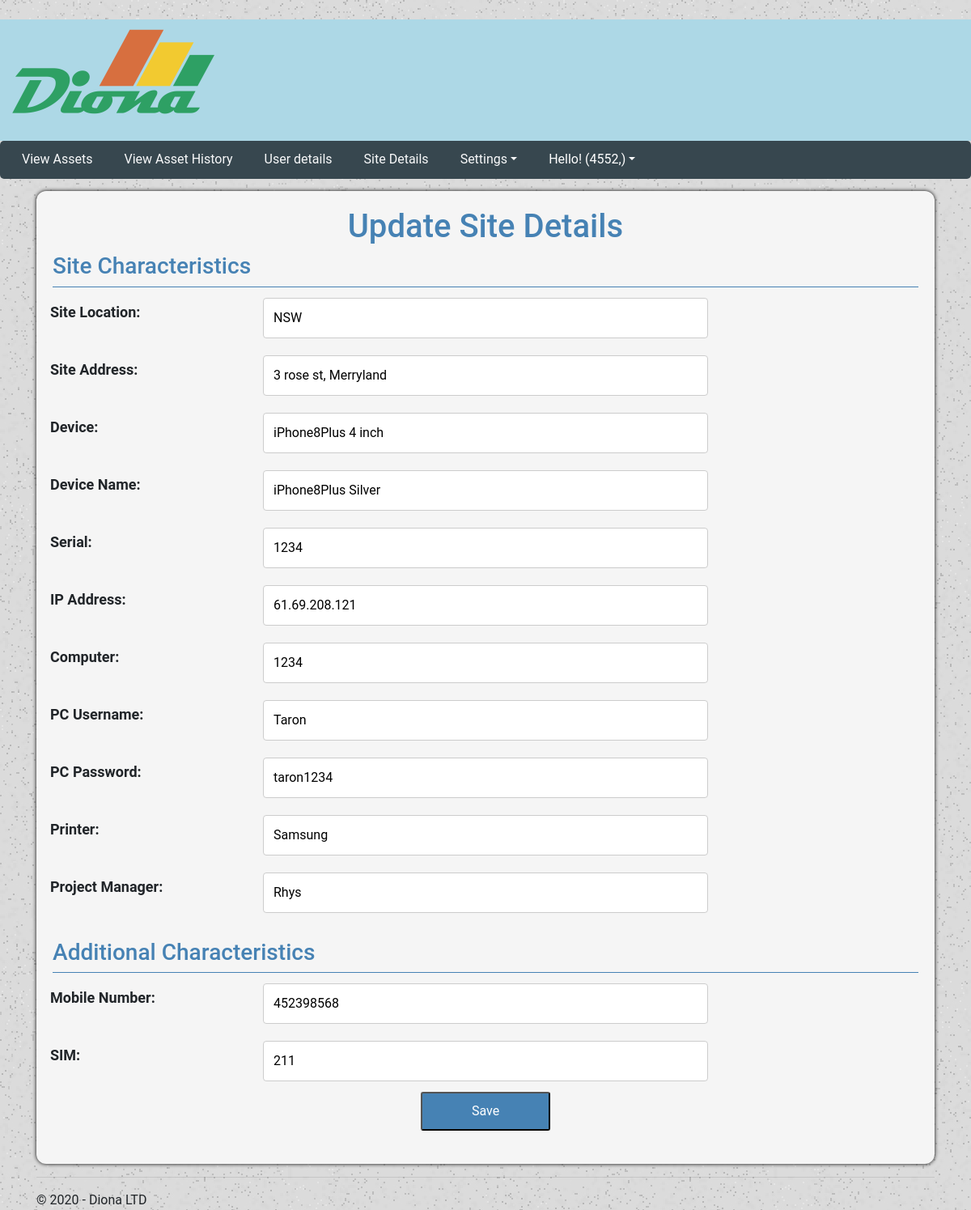
The app's page /update_site?id=1 (signed in), older data.
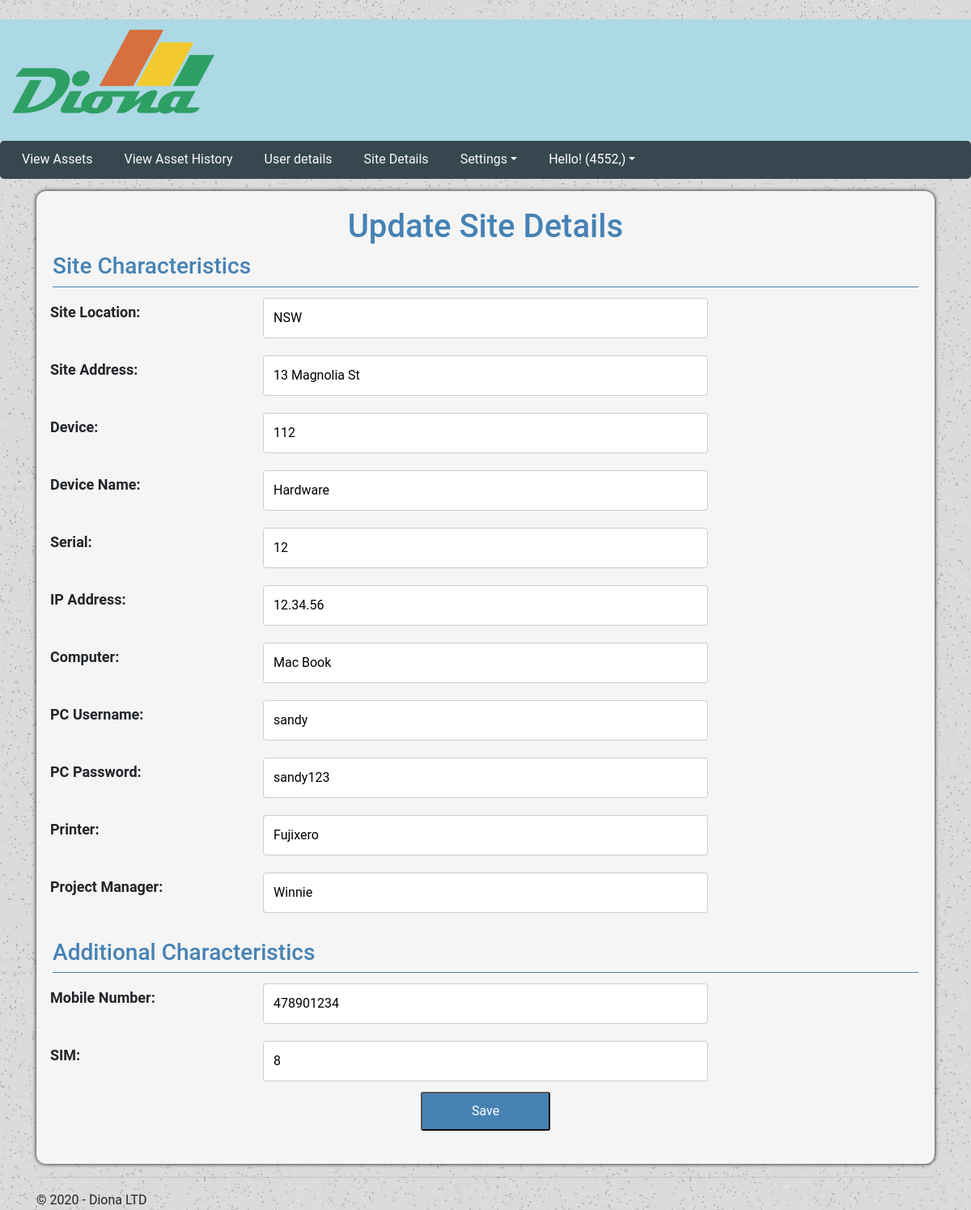
The same page, newer data.
### tables this page shows
CREATE TABLE Site (
                                            `site_id` integer NOT NULL,
                                            `site_location` TEXT NULL,
                                            `site_address` TEXT NULL,
                                            `site_device` TEXT NULL,
                                            `device_name` TEXT NULL,
                                            `serial` INTEGER NULL,
                                            `ip_address` TEXT NULL,
                                            `mobile_no` INTEGER NULL,
                                            `sim` INTEGER NULL,
                                            `computer` TEXT NULL,
                                            `PC_username` TEXT NULL,
                                            `PC_password` TEXT NULL,
                                            `printer` TEXT NULL,
                                            `projectManager` TEXT NULL,
                                            PRIMARY KEY (`site_id`));

### EX1/views.py (the view)
@app.route('/update_site')
def update_site():
    site_details = ''
    if(request.args.get('id')):
        site_details = dbHandler.getSiteDetails(request.args.get('id'))
    return render_template('update_site.html',
                            username=session['id'],
                            title='Site Details',
                            site = site_details,
                            year=datetime.now().year,
                            message='Site Details')

### EX1/models.py (called while the page is built)
def create_connection(db_file):
    conn = None
    try:
        conn = sqlite3.connect(db_file)
    except Error as e:
        print(e)
    return conn

def getSiteDetails(id):
    con = create_connection("diona.db")
    cur = con.cursor()
    cur.execute("SELECT * FROM Site WHERE site_id = (?)", ([id]))
    siteID = cur.fetchone()
    con.close()
    return siteID

### EX1/templates/update_site.html (shortened to what the changed rows need)
﻿{% extends "layout_admin.html" %}
{% block content %}
<div class="formcontainer">
    <form action="/update_site_details" method="POST" id="defaultassetform">
        <div class="h1form">
            <h1>Update Site Details</h1>
        </div>
        {% if site %}
        <div class="row">
            <div class="column-25">
                <label for="Site Location"><strong>Site Location:</strong></label>
            </div>
            <div class="column-50">
                <input type="text" class="" name="Site Location" value="{{ site[1] }}" />
            </div>
        </div>
        <div class="row">
            <div class="column-25">
                <label for="Site Address"><strong>Site Address:</strong></label>
            </div>
            <div class="column-50">
                <input type="text" class="" name="Site Address" value="{{ site[2] }}" />
            </div>
        </div>
        <div class="row">
            <div class="column-25">
                <label for="Site Device"><strong>Device: </strong></label>
            </div>
            <div class="column-50">
                <input type="text" class="" name="Site Device" value="{{ site[3] }}" />
            </div>
        </div>
        <div class="row">
            <div class="column-25">
                <label for="Device Name"><strong>Device Name:</strong></label>
            </div>
            <div class="column-50">
                <input type="text" class="" name="Device Name" value="{{ site[4] }}" />
            </div>
        </div>
        <div class="row">
            <div class="column-25">
                <label for="Device Serial"><strong>Serial: </strong></label>
            </div>
            <div class="column-50">
                <input type="text" class="" name="Device Serial" value="{{ site[5] }}" />
            </div>
        </div>
        <div class="row">
            <div class="column-25">
                <label for="IP Address"><strong>IP Address: </strong></label>
            </div>
            <div class="column-50">
                <input type="text" class="" name="IP Address" value="{{ site[6] }}" />
            </div>
        </div>
        <div class="row">
            <div class="column-25">
                <label for="Site Computer"><strong>Computer:</strong></label>
            </div>
            <div class="column-50">
                <input type="text" class="" name="Site Computer" value="{{ site[9] }}" />
            </div>
        </div>
        <div class="row">
            <div class="column-25">
                <label for="PC Username"><strong>PC Username:</strong></label>
            </div>
            <div class="column-50">
                <input type="text" class="" name="PC Username" value="{{ site[10] }}" />
            </div>
        </div>
        <div class="row">
            <div class="column-25">
                <label for="PC Password"><strong>PC Password: </strong></label>
            </div>
            <div class="column-50">
                <input type="text" class="" name="PC Password" value="{{ site[11] }}" />
            </div>
        </div>
        <div class="row">
            <div class="column-25">
                <label for="Printer"><strong>Printer:</strong></label>
            </div>
            <div class="column-50">
                <input type="text" class="" name="Printer" value="{{ site[12] }}" />
            </div>
        </div>
        <div class="row">
            <div class="column-25">
                <label for="Project Manager"><strong>Project Manager:</strong></label>
            </div>
            <div class="column-50">
                <input type="text" class="" name="Project Manager" value="{{ site[13] }}" />
            </div>
        </div>
        <br>
        <div class="h3form">
            <h3>Additional Characteristics</h3>
        </div>
        <div class="row">
            <div class="column-25">
                <label for="Mobile No"><strong>Mobile Number:</strong></label>
            </div>
            <div class="column-50">
                <input type="text" class="" name="Mobile No" value="{{ site[7] }}" />
            </div>
        </div>
        <div class="row">
            <div class="column-25">
                <label for="Mobile Sim"><strong>SIM:</strong></label>
            </div>
            <div class="column-50">
                <input type="text" class="" name="Mobile Sim" value="{{ site[8] }}" />
            </div>
        </div>
        {% endif %}
    </form>
</div>
{% endblock %}

Row changes from the older to the newer data that the page shows:
changed Site "NSW": site_address "3 rose st, Merryland" → "13 Magnolia St"; site_device "iPhone8Plus 4 inch" → "112"; device_name "iPhone8Plus Silver" → "Hardware"; serial "1234" → "12"; ip_address "61.69.208.121" → "12.34.56"; computer "1234" → "Mac Book"; PC_username "Taron" → "sandy"; PC_password "taron1234" → "sandy123"; Printer "Samsung" → "Fujixero"; projectManager "Rhys" → "Winnie"; mobile_no "452398568" → "478901234"; sim "211" → "8"
